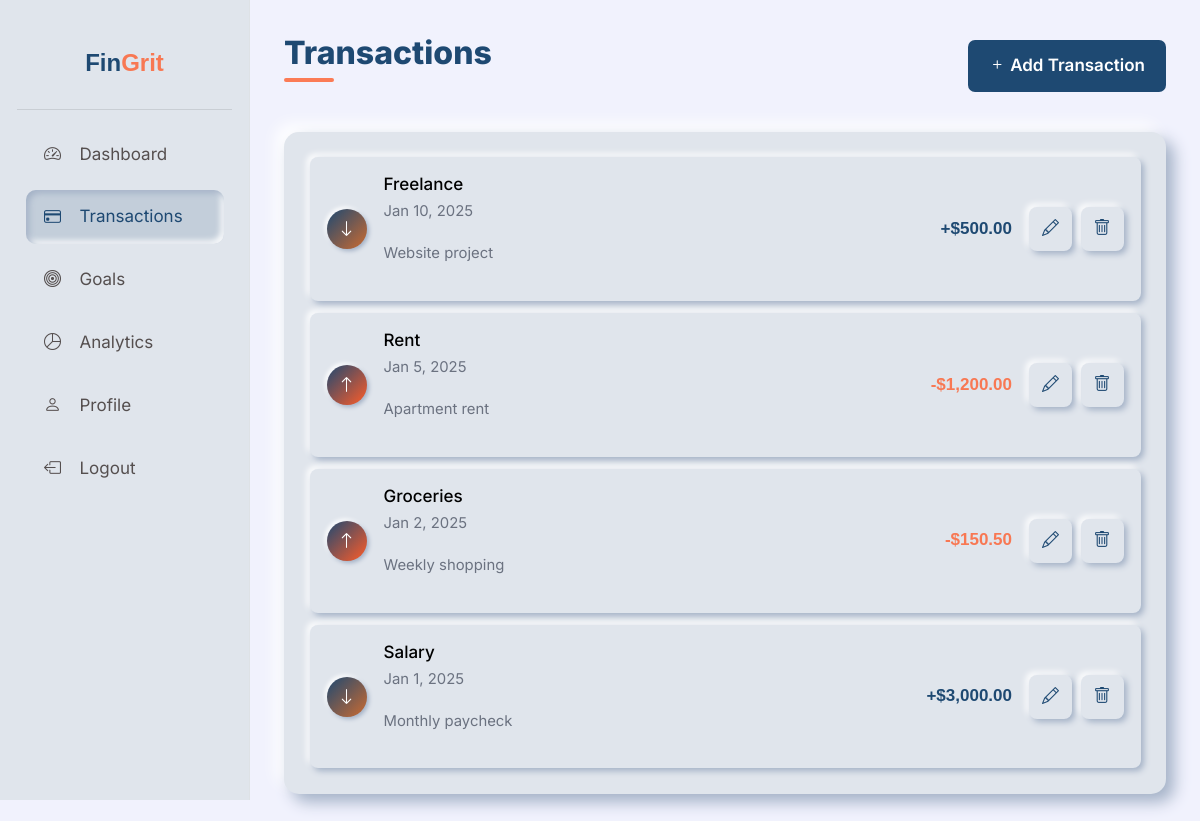
Screenshot of /transactions.php (signed in) with the database file from the repository.
### tables this page shows
CREATE TABLE IF NOT EXISTS transactions (
    id INT AUTO_INCREMENT PRIMARY KEY,
    user_id INT NOT NULL,
    type ENUM('income', 'expense') NOT NULL,
    category VARCHAR(50) NOT NULL,
    amount DECIMAL(10, 2) NOT NULL,
    date DATE NOT NULL,
    notes TEXT,
    created_at TIMESTAMP DEFAULT CURRENT_TIMESTAMP,
    FOREIGN KEY (user_id) REFERENCES users(id) ON DELETE CASCADE
);

### php/db.php (called while the page is built, shortened)
<?php
class Database {
    private $host;
    private $db_name;
    private $username;
    private $password;
public function __construct() {
    $this->host = getenv('DB_HOST');
    $this->db_name = getenv('DB_NAME');
    $this->username = getenv('DB_USER');
    $this->password = getenv('DB_PASS');
}
    public function connect() {
        $this->conn = null;
        try {
            $this->conn = new PDO(
                "mysql:host={$this->host};dbname={$this->db_name}",
                $this->username,
                $this->password
            );
            $this->conn->setAttribute(PDO::ATTR_ERRMODE, PDO::ERRMODE_EXCEPTION);
        } catch(PDOException $e) {
            error_log("Connection error: " . $e->getMessage());
            throw new Exception("Database connection failed");
        }
        return $this->conn;
    }
}
?>

### php/transactions.php (called while the page is built, shortened)
<?php
require_once 'db.php';
require_once 'helpers.php';
class Transaction {
    private $db;
    public function __construct() {
        $database = new Database();
        $this->db = $database->connect();
    }
    public function getAll($user_id, $limit = null, $offset = null) {
    $query = "SELECT * FROM transactions WHERE user_id = ? ORDER BY date DESC";
    $stmt = $this->db->prepare($query);
    $stmt->execute([$user_id]);
    return $stmt->fetchAll(PDO::FETCH_ASSOC);
}
}
?>

### php/auth.php (called while the page is built, shortened)
<?php
require_once 'db.php';
require_once 'helpers.php';
class Auth {
    public function __construct() {
        $database = new Database();
    }
public function isLoggedIn() {
    return isset($_SESSION['logged_in']) && $_SESSION['logged_in'] === true;
}
    public function getCurrentUser() {
        return [
            'id' => $_SESSION['user_id'],
            'name' => $_SESSION['user_name'],
            'email' => $_SESSION['user_email']
        ];
    }
}
?>

### php/helpers.php (called while the page is built, shortened)
<?php
function formatCurrency($amount) {
    return '$' . number_format($amount, 2);
}
function formatDate($date, $format = 'Y-m-d') {
    return date($format, strtotime($date));
}
?>

### transactions.php (the view, shortened to what this page needs)
<?php
require_once 'php/transactions.php';
$auth = new Auth();
$user = $auth->getCurrentUser();
$transaction = new Transaction();
$action = $_GET['action'] ?? null;
$editTransaction = null;
$transactions = $transaction->getAll($user['id']);
$categories = getCategories();
?>
<!DOCTYPE html>
<html lang="en">
<head>
    <link href="https://cdn.jsdelivr.net/npm/bootstrap@5.3.3/dist/css/bootstrap.min.css" rel="stylesheet">
    <link href="https://cdn.jsdelivr.net/npm/bootstrap-icons@1.11.3/font/bootstrap-icons.min.css" rel="stylesheet">
    <link href="css/main.css" rel="stylesheet">
    <link href="css/specific_styles.css" rel="stylesheet">
</head>
<body>
    <div class="dashboard-container">
        <?php include 'partials/sidebar.php'; ?>
        <main class="dashboard-main">
            <header class="dashboard-header">
                <h1><?php echo $action === 'add' ? 'Add Transaction' : ($action === 'edit' ? 'Edit Transaction' : 'Transactions'); ?></h1>
                <div class="header-actions">
                    <?php if ($action !== 'add' && $action !== 'edit'): ?>
                        <a href="transactions.php?action=add" class="btn btn-primary">
                            <i class="bi bi-plus"></i>
                            Add Transaction
                        </a>
                    <?php endif; ?>
                </div>
            </header>
            <?php if ($action === 'add' || $action === 'edit'): ?>
                <div class="form-container">
                    <div class="form  fade-in">
                        <form method="POST" action="transactions.php">
                            <?php if ($action === 'edit'): ?>
                                <input type="hidden" name="id" value="<?php echo $editTransaction['id']; ?>">
                            <?php endif; ?>
                            <div class="form-group">
                                <label for="type">Type</label>
                                <select name="type" id="type" required>
                                    <option value="income" <?php echo ($editTransaction['type'] ?? '') === 'income' ? 'selected' : ''; ?>>Income</option>
                                    <option value="expense" <?php echo ($editTransaction['type'] ?? '') === 'expense' ? 'selected' : ''; ?>>Expense</option>
                                </select>
                            </div>
                            <div class="form-group">
                                <label for="category">Category</label>
                                <select name="category" id="category" required>
                                    <option value="">Select a category</option>
                                    <optgroup label="Income" id="income-categories">
                                        <?php foreach ($categories['income'] as $category): ?>
                                            <option value="<?php echo $category; ?>" <?php echo ($editTransaction['category'] ?? '') === $category ? 'selected' : ''; ?>>
                                                <?php echo $category; ?>
                                            </option>
                                        <?php endforeach; ?>
                                    </optgroup>
                                    <optgroup label="Expense" id="expense-categories">
                                        <?php foreach ($categories['expense'] as $category): ?>
                                            <option value="<?php echo $category; ?>" <?php echo ($editTransaction['category'] ?? '') === $category ? 'selected' : ''; ?>>
                                                <?php echo $category; ?>
                                            </option>
                                        <?php endforeach; ?>
                                    </optgroup>
                                </select>
                            </div>
                            <div class="form-group">
                                <label for="amount">Amount</label>
                                <input type="number" name="amount" id="amount" step="0.01" min="0.01"
                                    value="<?php echo $editTransaction['amount'] ?? ''; ?>" required>
                            </div>
                            <div class="form-group">
                                <label for="date">Date</label>
                                <input type="date" name="date" id="date"
                                    value="<?php echo $editTransaction['date'] ?? date('Y-m-d'); ?>" required>
                            </div>
                            <div class="form-group">
                                <label for="notes">Notes (Optional)</label>
                                <textarea name="notes" id="notes" rows="3"><?php echo $editTransaction['notes'] ?? ''; ?></textarea>
                            </div>
                            <div class="form-actions">
                                <button type="submit" class="btn btn-primary form-btn">
                                    <?php echo $action === 'edit' ? 'Update Transaction' : 'Add Transaction'; ?>
                                </button>
                                <a href="transactions.php" class="btn btn-text">Cancel</a>
                            </div>
                        </form>
                    </div>
                </div>
            <?php else: ?>
                <div class="transactions-container">
                    <?php if (!empty($transactions)): ?>
                        <div class="transactions-list">
                            <?php foreach ($transactions as $t): ?>
                                <div class="transaction-item">
                                    <div class="transaction-icon" style="background-color: <?php echo $t['type'] === 'income' ? '#27AE60' : '#FF6F3C'; ?>">
                                        <?php if ($t['type'] === 'income'): ?>
                                            <i class="bi bi-arrow-down"></i>
                                        <?php else: ?>
                                            <i class="bi bi-arrow-up"></i>
                                        <?php endif; ?>
                                    </div>
                                    <div class="transaction-details">
                                        <h4><?php echo htmlspecialchars($t['category']); ?></h4>
                                        <p><?php echo formatDate($t['date'], 'M j, Y'); ?></p>
                                        <?php if (!empty($t['notes'])): ?>
                                            <p class="transaction-notes"><?php echo htmlspecialchars($t['notes']); ?></p>
                                        <?php endif; ?>
                                    </div>
                                    <div class="transaction-amount <?php echo $t['type'] === 'income' ? 'income' : 'expense'; ?>">
                                        <?php echo ($t['type'] === 'income' ? '+' : '-') . formatCurrency($t['amount']); ?>
                                    </div>
                                    <div class="transaction-actions">
                                        <a href="transactions.php?action=edit&id=<?php echo $t['id']; ?>" class="btn btn-icon" title="Edit">
                                            <i class="bi bi-pencil"></i>
                                        </a>
                                        <a href="transactions.php?action=delete&id=<?php echo $t['id']; ?>" class="btn btn-icon" title="Delete" onclick="return confirm('Are you sure you want to delete this transaction?');">
                                            <i class="bi bi-trash"></i>
                                        </a>
                                    </div>
                                </div>
                            <?php endforeach; ?>
                        </div>
                    <?php endif; ?>
                </div>
            <?php endif; ?>
        </main>
    </div>
</body>
</html>

### css/main.css (style rules this page uses)
a { -webkit-transition: 0.3s all ease-in-out; transition: 0.3s all ease-in-out; color: var(--bs-primary); text-decoration: underline; }
h1, h2, h3, h4, h5, h6 { color: var(--bs-heading-color); }
.btn { padding: 12px 20px; background-color: var(--bs-primary); color: var(--bs-white) !important; border: 1px solid transparent; border-radius: 7px; font-weight: 600; position: relative; }

### css/specific_styles.css (style rules this page uses)
* { box-sizing: border-box; }
html { font-size: 16px; }
h1 { font-size: 2.5rem; font-weight: 800; margin-bottom: 1.5rem; color: var(--bs-primary); }
p { margin-bottom: 1rem; }
.page-header h1, .dashboard-header h1 { font-weight: 800; font-size: xx-large; color: var(--bs-primary); position: relative; display: inline-block; }
.page-header h1::after, .dashboard-header h1::after { content: ''; position: absolute; bottom: -10px; left: 0; width: 50px; height: 4px; background: var(--bs-secondary); border-radius: 2px; }
.btn-primary { background-color: var(--bs-primary); color: white; }
.dashboard-container { display: flex; flex-direction: column; min-height: 100vh; }
.dashboard-main { flex: 1; padding: 2rem var(--container-padding); }
.dashboard-header { display: flex; flex-direction: column; justify-content: space-between; margin-bottom: 2rem; gap: 1rem; }
.widget, .recent-, .transactions-container { border-radius: 15px; background: var(--form-bg); box-shadow: 8px 8px 16px var(--shadow-dark), -8px -8px 16px var(--shadow-light); transition: all var(--transition-speed) ease; padding: 1.5rem; overflow: hidden; }
.transactions-list { display: flex; flex-direction: column; gap: 0.75rem; }
.transaction-item { display: flex; align-items: center; padding: 1rem; border-radius: 8px; background-color: var(--form-bg); transition: all var(--transition-speed) ease; box-shadow: 3px 3px 6px var(--shadow-dark), -3px -3px 6px var(--shadow-light); }
.transaction-icon { width: 40px; height: 40px; border-radius: 50%; display: flex; align-items: center; justify-content: center; margin-right: 1rem; flex-shrink: 0; color: white; background: linear-gradient(135deg, var(--bs-primary), var(--bs-secondary)); box-shadow: 2px 2px 4px var(--shadow-dark), -2px -2px 4px var(--shadow-light); }
.transaction-details { flex: 1; }
.transaction-details h4 { margin-bottom: 0.25rem; font-size: 1rem; }
.transaction-details p { font-size: 0.875rem; color: #6b7280; }
.transaction-notes { font-size: 0.875rem; color: #6b7280; margin-top: 0.25rem; }
.transaction-amount { font-family: 'Poppins', sans-serif; font-weight: 700; margin-left: 1rem; flex-shrink: 0; }
.transaction-amount.income { color: var(--bs-primary); }
.transaction-amount.expense { color: var(--bs-secondary); }
.transaction-actions { display: flex; gap: 0.5rem; margin-left: 1rem; }
.btn-icon { background-color: transparent; color: var(--bs-primary) !important; padding: 8px 12px !important; border-radius: 8px; box-shadow: 3px 3px 6px var(--shadow-dark), -3px -3px 6px var(--shadow-light); }
.income { color: #27ae60; font-weight: 600; }
.expense { color: #e74c3c; font-weight: 600; }
@media (min-width: 576px) { :root { --container-padding: 1.5rem; } }
@media (min-width: 576px) { .dashboard-header, .section-header { flex-direction: row; align-items: center; } }
@media (min-width: 768px) { :root { --container-padding: 2rem; } }
@media (min-width: 768px) { html { font-size: 17px; } }
@media (min-width: 768px) { .dashboard-container { flex-direction: row; } }
@media (min-width: 768px) { .dashboard-main { flex: 1; padding: 2rem; } }
@media (min-width: 992px) { h1 { font-size: 3rem; } }
@media (min-width: 1200px) { :root { --container-padding: 2.5rem; } }

### rows the page displays
transactions: type "income" (drawn), category "Freelance", date "Jan 10, 2025", notes "Website project", amount "$500.00"
transactions: type "expense" (drawn), category "Rent", date "Jan 5, 2025", notes "Apartment rent", amount "$1,200.00"
transactions: type "expense" (drawn), category "Groceries", date "Jan 2, 2025", notes "Weekly shopping", amount "$150.50"
transactions: type "income" (drawn), category "Salary", date "Jan 1, 2025", notes "Monthly paycheck", amount "$3,000.00"
